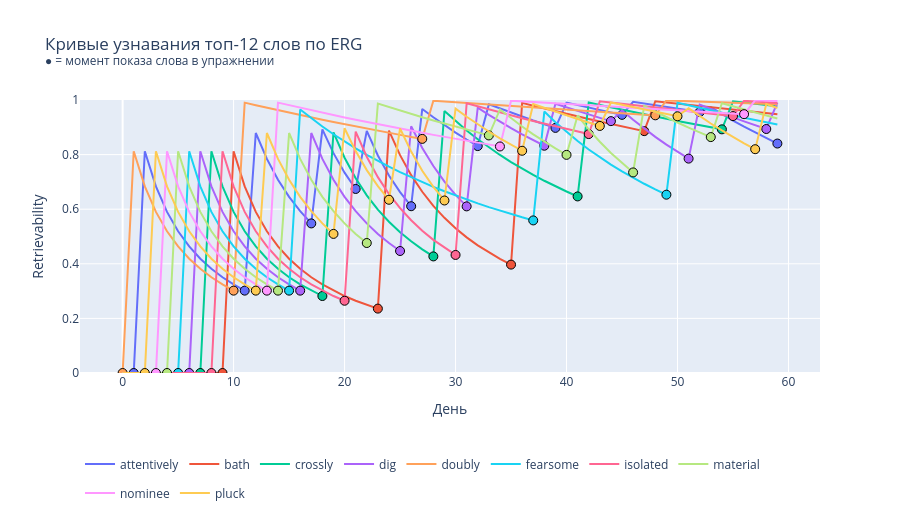

Here is the notebook cell this chart was saved with:
### Code cell
# График 4: Кривые узнавания топ-N слов по максимальному ERG

TOP_N = 12
top_words = (
    df_erg.groupby("word")["erg"].max()
    .nlargest(TOP_N)
    .index.tolist()
)

df_top_r = df_retriev[df_retriev["word"].isin(top_words)]
df_top_ex = df_erg[(df_erg["exercised"]) & (df_erg["word"].isin(top_words))]

ret_lookup = df_top_r.set_index(["word", "step"])["retrievability"]

colors = px.colors.qualitative.Plotly

fig = go.Figure()
for i, word in enumerate(top_words):
    color = colors[i % len(colors)]
    sub = df_top_r[df_top_r["word"] == word].sort_values("step")

    fig.add_trace(go.Scatter(
        x=sub["step"], y=sub["retrievability"],
        mode="lines",
        name=word,
        line=dict(color=color, width=2),
        legendgroup=word,
    ))

    ex_steps = df_top_ex[df_top_ex["word"] == word]["step"].values
    ex_y = [ret_lookup.get((word, s), 0.0) for s in ex_steps]
    fig.add_trace(go.Scatter(
        x=ex_steps, y=ex_y,
        mode="markers",
        marker=dict(symbol="circle", size=9, color=color, line=dict(color="black", width=1)),
        showlegend=False,
        legendgroup=word,
        hovertemplate=f"{word}<br>день: %{{x}}<br>R: %{{y:.3f}}<extra></extra>",
    ))

fig.update_layout(
    title=f"Кривые узнавания топ-{TOP_N} слов по ERG<br><sup>● = момент показа слова в упражнении</sup>",
    xaxis_title="День",
    yaxis_title="Retrievability",
    yaxis=dict(range=[0, 1]),
    height=520,
    legend=dict(orientation="h", y=-0.28),
)
fig.show()

### Figure 1 — Plotly figure (JSON) as saved in the notebook; plotly's stock layout.template omitted (floating-point values rounded to 4 significant figures)
{"data": [{"legendgroup": "attentively", "line": {"color": "#636EFA", "width": 2}, "mode": "lines", "name": "attentively", "type": "scatter", "x": [0, 1, 2, 3, 4, 5, 6, 7, 8, 9, 10, 11, 12, 13, 14, 15, 16, 17, 18, 19, 20, 21, 22, 23, 24, 25, 26, 27, 28, 29, 30, 31, 32, 33, 34, 35, 36, 37, 38, 39, 40, 41, 42, 43, 44, 45, 46, 47, 48, 49, 50, 51, 52, 53, 54, 55, 56, 57, 58, 59], "y": [0.0, 0.0, 0.812, 0.6835, 0.5902, 0.5192, 0.4635, 0.4186, 0.3816, 0.3506, 0.3243, 0.3017, 0.8791, 0.7843, 0.7079, 0.6451, 0.5926, 0.5479, 0.8922, 0.8053, 0.7339, 0.6741, 0.887, 0.797, 0.7235, 0.6625, 0.6109, 0.9673, 0.9366, 0.9078, 0.8808, 0.8553, 0.8312, 0.984, 0.9685, 0.9535, 0.939, 0.9248, 0.9111, 0.8978, 0.9905, 0.9812, 0.972, 0.9631, 0.9542, 0.9456, 0.9934, 0.987, 0.9806, 0.9743, 0.968, 0.9619, 0.9558, 0.9736, 0.9486, 0.9248, 0.9022, 0.8807, 0.8601, 0.8405]}, {"hovertemplate": "attentively<br>день: %{x}<br>R: %{y:.3f}<extra></extra>", "legendgroup": "attentively", "marker": {"color": "#636EFA", "line": {"color": "black", "width": 1}, "size": 9, "symbol": "circle"}, "mode": "markers", "showlegend": false, "type": "scatter", "x": [1, 11, 17, 21, 26, 32, 39, 45, 52, 59], "y": [0, 0.3017, 0.5479, 0.6741, 0.6109, 0.8312, 0.8978, 0.9456, 0.9558, 0.8405]}, {"legendgroup": "bath", "line": {"color": "#EF553B", "width": 2}, "mode": "lines", "name": "bath", "type": "scatter", "x": [0, 1, 2, 3, 4, 5, 6, 7, 8, 9, 10, 11, 12, 13, 14, 15, 16, 17, 18, 19, 20, 21, 22, 23, 24, 25, 26, 27, 28, 29, 30, 31, 32, 33, 34, 35, 36, 37, 38, 39, 40, 41, 42, 43, 44, 45, 46, 47, 48, 49, 50, 51, 52, 53, 54, 55, 56, 57, 58, 59], "y": [0.0, 0.0, 0.0, 0.0, 0.0, 0.0, 0.0, 0.0, 0.0, 0.0, 0.812, 0.6835, 0.5902, 0.5192, 0.4635, 0.4186, 0.3816, 0.3506, 0.3243, 0.3017, 0.282, 0.2647, 0.2494, 0.2358, 0.8877, 0.798, 0.7248, 0.6639, 0.6124, 0.5684, 0.5302, 0.4969, 0.4675, 0.4414, 0.418, 0.397, 0.9894, 0.979, 0.9688, 0.9589, 0.9491, 0.9395, 0.9301, 0.921, 0.9119, 0.9031, 0.8944, 0.8859, 0.9954, 0.9909, 0.9864, 0.982, 0.9776, 0.9732, 0.9689, 0.9646, 0.9603, 0.9561, 0.9519, 0.9478]}, {"hovertemplate": "bath<br>день: %{x}<br>R: %{y:.3f}<extra></extra>", "legendgroup": "bath", "marker": {"color": "#EF553B", "line": {"color": "black", "width": 1}, "size": 9, "symbol": "circle"}, "mode": "markers", "showlegend": false, "type": "scatter", "x": [9, 23, 35, 47], "y": [0, 0.2358, 0.397, 0.8859]}, {"legendgroup": "crossly", "line": {"color": "#00CC96", "width": 2}, "mode": "lines", "name": "crossly", "type": "scatter", "x": [0, 1, 2, 3, 4, 5, 6, 7, 8, 9, 10, 11, 12, 13, 14, 15, 16, 17, 18, 19, 20, 21, 22, 23, 24, 25, 26, 27, 28, 29, 30, 31, 32, 33, 34, 35, 36, 37, 38, 39, 40, 41, 42, 43, 44, 45, 46, 47, 48, 49, 50, 51, 52, 53, 54, 55, 56, 57, 58, 59], "y": [0.0, 0.0, 0.0, 0.0, 0.0, 0.0, 0.0, 0.0, 0.812, 0.6835, 0.5902, 0.5192, 0.4635, 0.4186, 0.3816, 0.3506, 0.3243, 0.3017, 0.282, 0.8817, 0.7885, 0.713, 0.6508, 0.5985, 0.554, 0.5157, 0.4823, 0.453, 0.4271, 0.9597, 0.9225, 0.8881, 0.8561, 0.8264, 0.7987, 0.7728, 0.7485, 0.7257, 0.7042, 0.684, 0.6649, 0.6468, 0.9908, 0.9818, 0.973, 0.9643, 0.9558, 0.9474, 0.9391, 0.931, 0.9231, 0.9153, 0.9076, 0.9, 0.8926, 0.9953, 0.9906, 0.986, 0.9814, 0.9769]}, {"hovertemplate": "crossly<br>день: %{x}<br>R: %{y:.3f}<extra></extra>", "legendgroup": "crossly", "marker": {"color": "#00CC96", "line": {"color": "black", "width": 1}, "size": 9, "symbol": "circle"}, "mode": "markers", "showlegend": false, "type": "scatter", "x": [7, 18, 28, 41, 54], "y": [0, 0.282, 0.4271, 0.6468, 0.8926]}, {"legendgroup": "dig", "line": {"color": "#AB63FA", "width": 2}, "mode": "lines", "name": "dig", "type": "scatter", "x": [0, 1, 2, 3, 4, 5, 6, 7, 8, 9, 10, 11, 12, 13, 14, 15, 16, 17, 18, 19, 20, 21, 22, 23, 24, 25, 26, 27, 28, 29, 30, 31, 32, 33, 34, 35, 36, 37, 38, 39, 40, 41, 42, 43, 44, 45, 46, 47, 48, 49, 50, 51, 52, 53, 54, 55, 56, 57, 58, 59], "y": [0.0, 0.0, 0.0, 0.0, 0.0, 0.0, 0.0, 0.812, 0.6835, 0.5902, 0.5192, 0.4635, 0.4186, 0.3816, 0.3506, 0.3243, 0.3017, 0.8791, 0.7843, 0.7079, 0.6451, 0.5926, 0.5479, 0.5095, 0.4762, 0.4469, 0.9038, 0.8245, 0.758, 0.7014, 0.6527, 0.6103, 0.9721, 0.9457, 0.9206, 0.8969, 0.8744, 0.853, 0.8326, 0.9862, 0.9728, 0.9597, 0.947, 0.9347, 0.9226, 0.9624, 0.9275, 0.8951, 0.8649, 0.8366, 0.8101, 0.7853, 0.9833, 0.9671, 0.9515, 0.9364, 0.9217, 0.9075, 0.8938, 0.99]}, {"hovertemplate": "dig<br>день: %{x}<br>R: %{y:.3f}<extra></extra>", "legendgroup": "dig", "marker": {"color": "#AB63FA", "line": {"color": "black", "width": 1}, "size": 9, "symbol": "circle"}, "mode": "markers", "showlegend": false, "type": "scatter", "x": [6, 16, 25, 31, 38, 44, 51, 58], "y": [0, 0.3017, 0.4469, 0.6103, 0.8326, 0.9226, 0.7853, 0.8938]}, {"legendgroup": "doubly", "line": {"color": "#FFA15A", "width": 2}, "mode": "lines", "name": "doubly", "type": "scatter", "x": [0, 1, 2, 3, 4, 5, 6, 7, 8, 9, 10, 11, 12, 13, 14, 15, 16, 17, 18, 19, 20, 21, 22, 23, 24, 25, 26, 27, 28, 29, 30, 31, 32, 33, 34, 35, 36, 37, 38, 39, 40, 41, 42, 43, 44, 45, 46, 47, 48, 49, 50, 51, 52, 53, 54, 55, 56, 57, 58, 59], "y": [0.0, 0.812, 0.6835, 0.5902, 0.5192, 0.4635, 0.4186, 0.3816, 0.3506, 0.3243, 0.3017, 0.9903, 0.9808, 0.9715, 0.9624, 0.9534, 0.9446, 0.936, 0.9275, 0.9192, 0.911, 0.903, 0.8951, 0.8873, 0.8797, 0.8722, 0.8648, 0.8576, 0.9972, 0.9944, 0.9916, 0.9888, 0.986, 0.9833, 0.9806, 0.9779, 0.9752, 0.9725, 0.9698, 0.9671, 0.9645, 0.9619, 0.9593, 0.9567, 0.9541, 0.9515, 0.949, 0.9464, 0.9439, 0.9985, 0.9971, 0.9956, 0.9941, 0.9927, 0.9912, 0.9898, 0.9884, 0.9869, 0.9855, 0.9841]}, {"hovertemplate": "doubly<br>день: %{x}<br>R: %{y:.3f}<extra></extra>", "legendgroup": "doubly", "marker": {"color": "#FFA15A", "line": {"color": "black", "width": 1}, "size": 9, "symbol": "circle"}, "mode": "markers", "showlegend": false, "type": "scatter", "x": [0, 10, 27, 48], "y": [0, 0.3017, 0.8576, 0.9439]}, {"legendgroup": "fearsome", "line": {"color": "#19D3F3", "width": 2}, "mode": "lines", "name": "fearsome", "type": "scatter", "x": [0, 1, 2, 3, 4, 5, 6, 7, 8, 9, 10, 11, 12, 13, 14, 15, 16, 17, 18, 19, 20, 21, 22, 23, 24, 25, 26, 27, 28, 29, 30, 31, 32, 33, 34, 35, 36, 37, 38, 39, 40, 41, 42, 43, 44, 45, 46, 47, 48, 49, 50, 51, 52, 53, 54, 55, 56, 57, 58, 59], "y": [0.0, 0.0, 0.0, 0.0, 0.0, 0.0, 0.812, 0.6835, 0.5902, 0.5192, 0.4635, 0.4186, 0.3816, 0.3506, 0.3243, 0.3017, 0.9654, 0.9331, 0.9028, 0.8745, 0.8479, 0.8229, 0.7993, 0.777, 0.756, 0.736, 0.7171, 0.6991, 0.682, 0.6657, 0.6502, 0.6354, 0.6212, 0.6077, 0.5947, 0.5823, 0.5704, 0.5589, 0.9576, 0.9187, 0.8828, 0.8496, 0.8188, 0.7902, 0.7635, 0.7385, 0.7152, 0.6932, 0.6726, 0.6531, 0.9902, 0.9806, 0.9712, 0.962, 0.9529, 0.944, 0.9353, 0.9267, 0.9183, 0.91]}, {"hovertemplate": "fearsome<br>день: %{x}<br>R: %{y:.3f}<extra></extra>", "legendgroup": "fearsome", "marker": {"color": "#19D3F3", "line": {"color": "black", "width": 1}, "size": 9, "symbol": "circle"}, "mode": "markers", "showlegend": false, "type": "scatter", "x": [5, 15, 37, 49], "y": [0, 0.3017, 0.5589, 0.6531]}, {"legendgroup": "isolated", "line": {"color": "#FF6692", "width": 2}, "mode": "lines", "name": "isolated", "type": "scatter", "x": [0, 1, 2, 3, 4, 5, 6, 7, 8, 9, 10, 11, 12, 13, 14, 15, 16, 17, 18, 19, 20, 21, 22, 23, 24, 25, 26, 27, 28, 29, 30, 31, 32, 33, 34, 35, 36, 37, 38, 39, 40, 41, 42, 43, 44, 45, 46, 47, 48, 49, 50, 51, 52, 53, 54, 55, 56, 57, 58, 59], "y": [0.0, 0.0, 0.0, 0.0, 0.0, 0.0, 0.0, 0.0, 0.0, 0.812, 0.6835, 0.5902, 0.5192, 0.4635, 0.4186, 0.3816, 0.3506, 0.3243, 0.3017, 0.282, 0.2647, 0.884, 0.7921, 0.7175, 0.6557, 0.6038, 0.5594, 0.5212, 0.4878, 0.4584, 0.4324, 0.9883, 0.9768, 0.9656, 0.9546, 0.9439, 0.9334, 0.9232, 0.9132, 0.9034, 0.8938, 0.8844, 0.8752, 0.9952, 0.9905, 0.9858, 0.9811, 0.9765, 0.9719, 0.9674, 0.9629, 0.9585, 0.9541, 0.9497, 0.9454, 0.9411, 0.9972, 0.9944, 0.9917, 0.9889]}, {"hovertemplate": "isolated<br>день: %{x}<br>R: %{y:.3f}<extra></extra>", "legendgroup": "isolated", "marker": {"color": "#FF6692", "line": {"color": "black", "width": 1}, "size": 9, "symbol": "circle"}, "mode": "markers", "showlegend": false, "type": "scatter", "x": [8, 20, 30, 42, 55], "y": [0, 0.2647, 0.4324, 0.8752, 0.9411]}, {"legendgroup": "material", "line": {"color": "#B6E880", "width": 2}, "mode": "lines", "name": "material", "type": "scatter", "x": [0, 1, 2, 3, 4, 5, 6, 7, 8, 9, 10, 11, 12, 13, 14, 15, 16, 17, 18, 19, 20, 21, 22, 23, 24, 25, 26, 27, 28, 29, 30, 31, 32, 33, 34, 35, 36, 37, 38, 39, 40, 41, 42, 43, 44, 45, 46, 47, 48, 49, 50, 51, 52, 53, 54, 55, 56, 57, 58, 59], "y": [0.0, 0.0, 0.0, 0.0, 0.0, 0.812, 0.6835, 0.5902, 0.5192, 0.4635, 0.4186, 0.3816, 0.3506, 0.3243, 0.3017, 0.8791, 0.7843, 0.7079, 0.6451, 0.5926, 0.5479, 0.5095, 0.4762, 0.9866, 0.9736, 0.9609, 0.9486, 0.9365, 0.9248, 0.9133, 0.9022, 0.8913, 0.8806, 0.8702, 0.9653, 0.933, 0.9027, 0.8744, 0.8477, 0.8227, 0.7991, 0.9432, 0.8926, 0.8471, 0.806, 0.7687, 0.7347, 0.978, 0.957, 0.9369, 0.9176, 0.8991, 0.8813, 0.8642, 0.9881, 0.9764, 0.965, 0.9539, 0.9431, 0.9325]}, {"hovertemplate": "material<br>день: %{x}<br>R: %{y:.3f}<extra></extra>", "legendgroup": "material", "marker": {"color": "#B6E880", "line": {"color": "black", "width": 1}, "size": 9, "symbol": "circle"}, "mode": "markers", "showlegend": false, "type": "scatter", "x": [4, 14, 22, 33, 40, 46, 53], "y": [0, 0.3017, 0.4762, 0.8702, 0.7991, 0.7347, 0.8642]}, {"legendgroup": "nominee", "line": {"color": "#FF97FF", "width": 2}, "mode": "lines", "name": "nominee", "type": "scatter", "x": [0, 1, 2, 3, 4, 5, 6, 7, 8, 9, 10, 11, 12, 13, 14, 15, 16, 17, 18, 19, 20, 21, 22, 23, 24, 25, 26, 27, 28, 29, 30, 31, 32, 33, 34, 35, 36, 37, 38, 39, 40, 41, 42, 43, 44, 45, 46, 47, 48, 49, 50, 51, 52, 53, 54, 55, 56, 57, 58, 59], "y": [0.0, 0.0, 0.0, 0.0, 0.812, 0.6835, 0.5902, 0.5192, 0.4635, 0.4186, 0.3816, 0.3506, 0.3243, 0.3017, 0.9903, 0.9808, 0.9715, 0.9624, 0.9534, 0.9446, 0.936, 0.9275, 0.9192, 0.911, 0.903, 0.8951, 0.8873, 0.8797, 0.8722, 0.8648, 0.8576, 0.8505, 0.8435, 0.8366, 0.8298, 0.9975, 0.995, 0.9926, 0.9901, 0.9877, 0.9853, 0.9829, 0.9805, 0.9781, 0.9757, 0.9734, 0.971, 0.9687, 0.9663, 0.964, 0.9617, 0.9594, 0.9571, 0.9549, 0.9526, 0.9503, 0.9481, 0.9987, 0.9973, 0.996]}, {"hovertemplate": "nominee<br>день: %{x}<br>R: %{y:.3f}<extra></extra>", "legendgroup": "nominee", "marker": {"color": "#FF97FF", "line": {"color": "black", "width": 1}, "size": 9, "symbol": "circle"}, "mode": "markers", "showlegend": false, "type": "scatter", "x": [3, 13, 34, 56], "y": [0, 0.3017, 0.8298, 0.9481]}, {"legendgroup": "pluck", "line": {"color": "#FECB52", "width": 2}, "mode": "lines", "name": "pluck", "type": "scatter", "x": [0, 1, 2, 3, 4, 5, 6, 7, 8, 9, 10, 11, 12, 13, 14, 15, 16, 17, 18, 19, 20, 21, 22, 23, 24, 25, 26, 27, 28, 29, 30, 31, 32, 33, 34, 35, 36, 37, 38, 39, 40, 41, 42, 43, 44, 45, 46, 47, 48, 49, 50, 51, 52, 53, 54, 55, 56, 57, 58, 59], "y": [0.0, 0.0, 0.0, 0.812, 0.6835, 0.5902, 0.5192, 0.4635, 0.4186, 0.3816, 0.3506, 0.3243, 0.3017, 0.8791, 0.7843, 0.7079, 0.6451, 0.5926, 0.5479, 0.5095, 0.8967, 0.8128, 0.7432, 0.6846, 0.6346, 0.8957, 0.811, 0.741, 0.6821, 0.6319, 0.9684, 0.9387, 0.9108, 0.8845, 0.8597, 0.8363, 0.814, 0.9852, 0.9709, 0.9569, 0.9434, 0.9302, 0.9174, 0.905, 0.991, 0.9822, 0.9735, 0.965, 0.9566, 0.9484, 0.9403, 0.9695, 0.9409, 0.9139, 0.8884, 0.8643, 0.8414, 0.8198, 0.9851, 0.9707]}, {"hovertemplate": "pluck<br>день: %{x}<br>R: %{y:.3f}<extra></extra>", "legendgroup": "pluck", "marker": {"color": "#FECB52", "line": {"color": "black", "width": 1}, "size": 9, "symbol": "circle"}, "mode": "markers", "showlegend": false, "type": "scatter", "x": [2, 12, 19, 24, 29, 36, 43, 50, 57], "y": [0, 0.3017, 0.5095, 0.6346, 0.6319, 0.814, 0.905, 0.9403, 0.8198]}], "layout": {"height": 520, "legend": {"orientation": "h", "y": -0.28}, "title": {"text": "Кривые узнавания топ-12 слов по ERG<br><sup>● = момент показа слова в упражнении</sup>"}, "xaxis": {"title": {"text": "День"}}, "yaxis": {"range": [0, 1], "title": {"text": "Retrievability"}}}}
